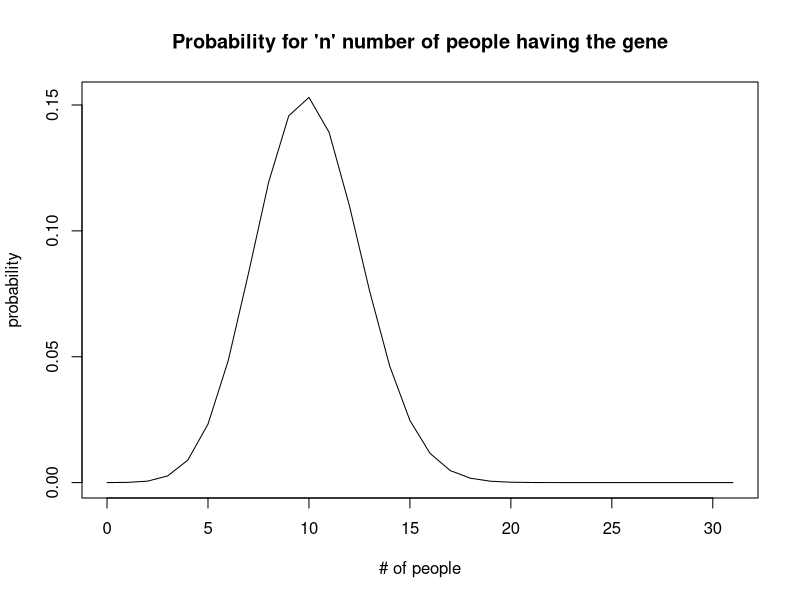
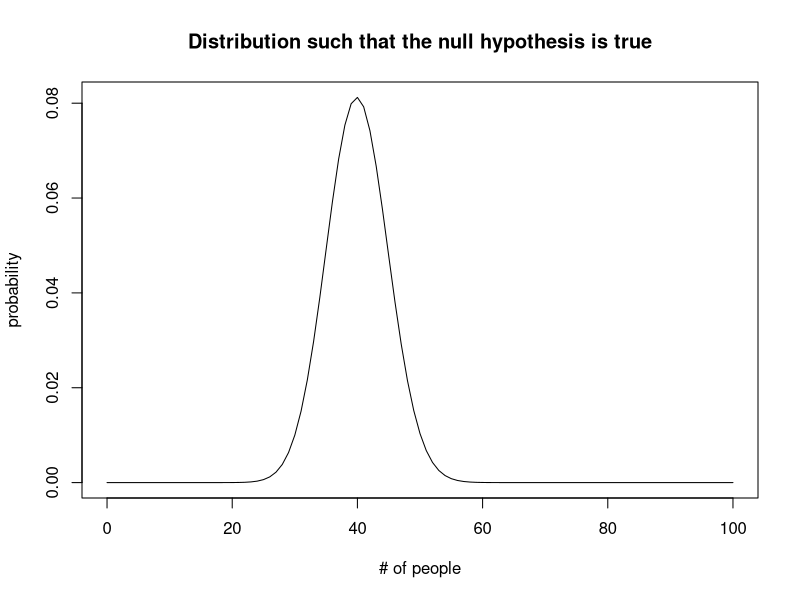
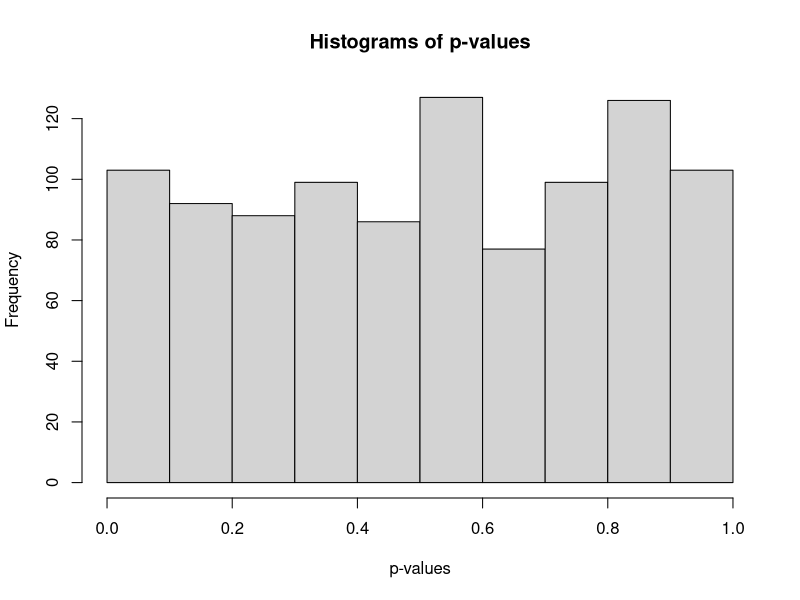
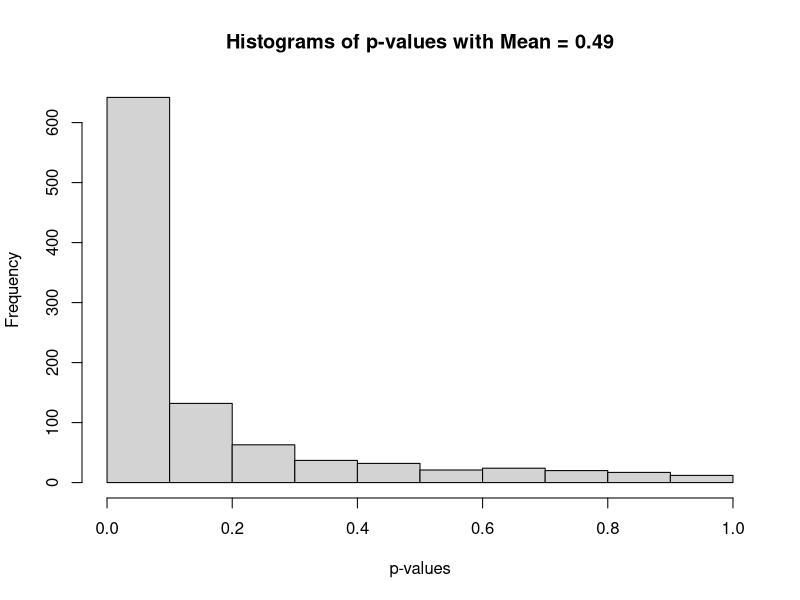
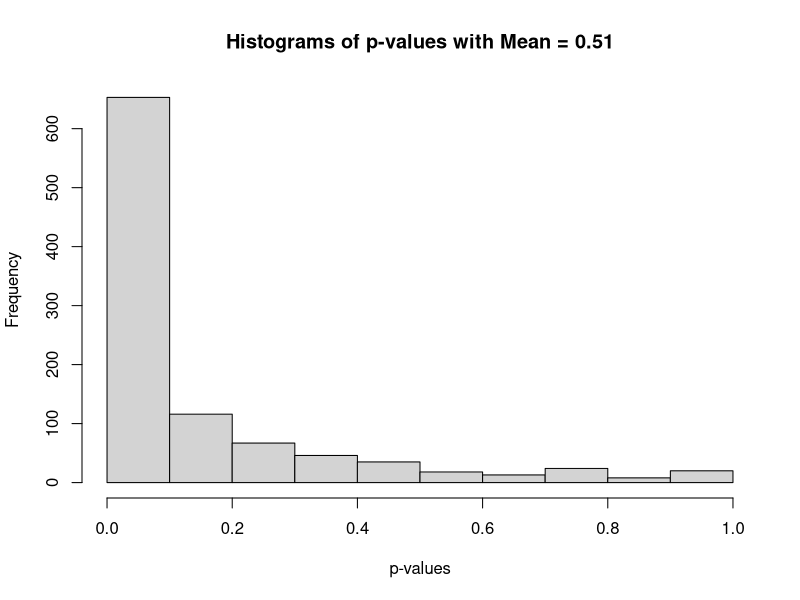

These charts were generated, in order, by the following R code:
## ---- chunk 1
dbinom(12, 30, 1/3)
## ---- chunk 2
people <- seq(0,31,1)
dist <- dbinom(people, 30, 1/3)
plot(people, dist, type = "l", xlab = "# of people", ylab = "probability", main = "Probability for 'n' number of people having the gene")
## ---- chunk 3
#mean = np
#variance = np(1-p)

geneMean <- 30*(1/3)
geneMean

geneVar <- 30*(1/3)*(2/3)
geneVar
## ---- chunk 4
#the null hypthesis is that the survial rate is = 0.4

people <- seq(0,100,1)
dist <- dbinom(people, 100, 0.4)
plot(people, dist, type = "l", xlab = "# of people", ylab = "probability", main = "Distribution such that the null hypothesis is true")
## ---- chunk 5
#this test is two-sided because the null is that the prbability is not equal to 0.4

binom.test(53, 100, p = 0.4, alternative = "two.sided")
## ---- chunk 6
#this test is one sided because we want to know if the drug improves survival...that the probability is greater than 0.4

binom.test(53, 100, p = 0.4, alternative = "greater")

pbinom(52, 100, 0.4, lower.tail = FALSE)
sum(dbinom(53:100, 100, 0.4))
## ---- chunk 7
myVals <- rbinom(1000, 10000, 0.5)
## ---- chunk 8
mean(myVals)
var(myVals)

exMean <- 10000*0.5
exMean

exVar <- 10000*0.5*0.5
exVar
## ---- chunk 9
myPVals <- vector(length=length(myVals), mode = "double")

for(i in 1:length(myVals))
{
  myPVals[i] <- binom.test(myVals[i], 10000, alternative = "two.sided")$p.value
}
## ---- chunk 10
hist(myPVals, xlab = "p-values", main = "Histograms of p-values")

#the resulting histrogram resembles a uniform distribution which is to be expected becuase if the null hypothesis of the experiement is true than the resulting p-values will resemble a uniform distribution
## ---- chunk 11
myPValsD_0.49 <- vector(length=length(myVals), mode = "double")

for(i in 1:length(myVals))
{
  myPValsD_0.49[i] <- binom.test(myVals[i], 10000, p = 0.49, alternative = "two.sided")$p.value
}
## ---- chunk 12
hist(myPValsD_0.49, xlab = "p-values", main = "Histograms of p-values with Mean = 0.49")

#we don't see a uniform distribution becuase the null hypothesis is not true, because we generated the data under a different expected value, therefor the resulting p-value are mainly small (same for 0.51)
## ---- chunk 13
myPValsD_0.51 <- vector(length=length(myVals), mode = "double")

for(i in 1:length(myVals))
{
  myPValsD_0.51[i] <- binom.test(myVals[i], 10000, p = 0.51, alternative = "two.sided")$p.value
}
## ---- chunk 14
hist(myPValsD_0.51, xlab = "p-values", main = "Histograms of p-values with Mean = 0.51")

#same as above in the 0.49 expected value
